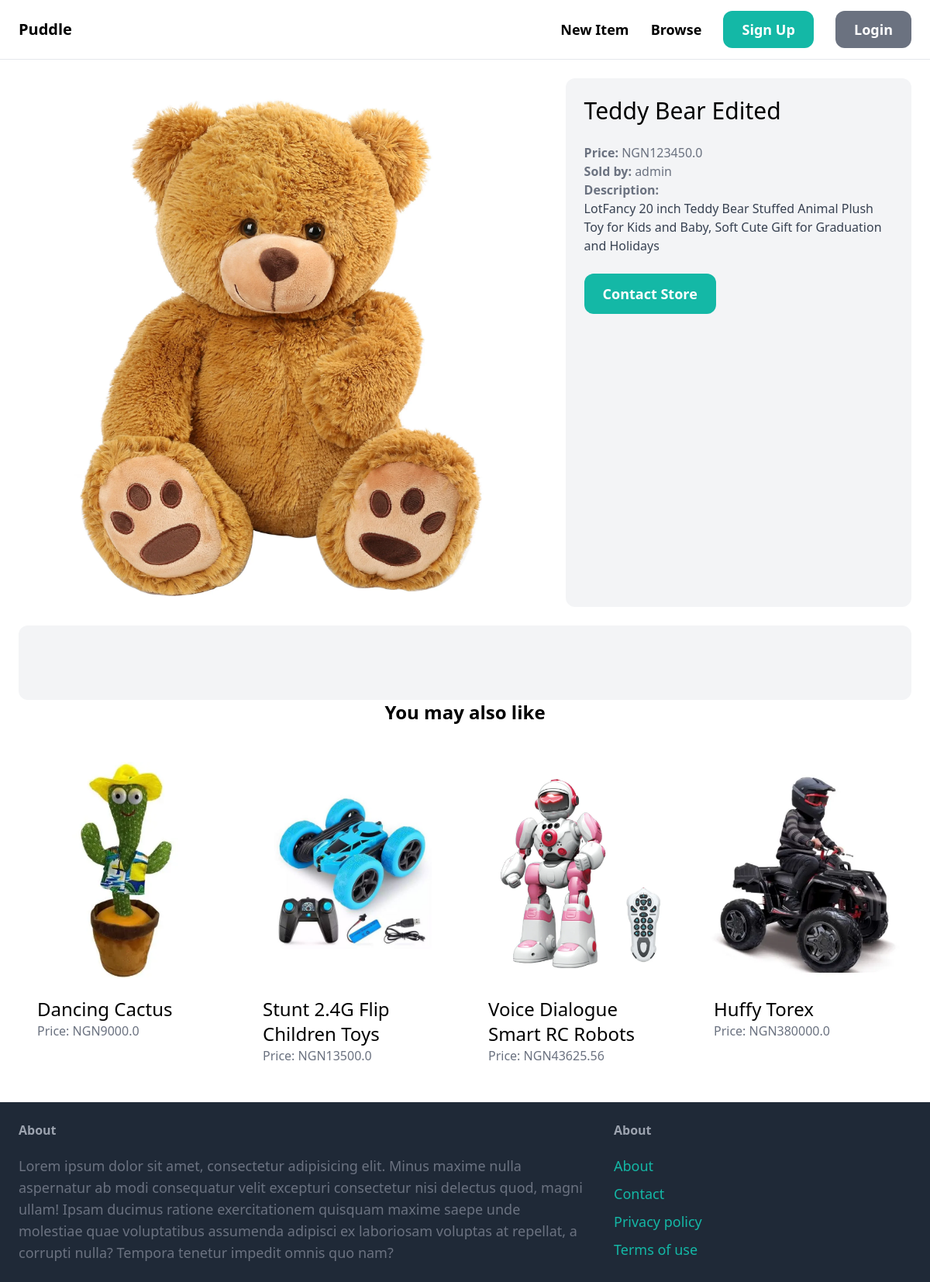
The app's page /items/1/, older data.
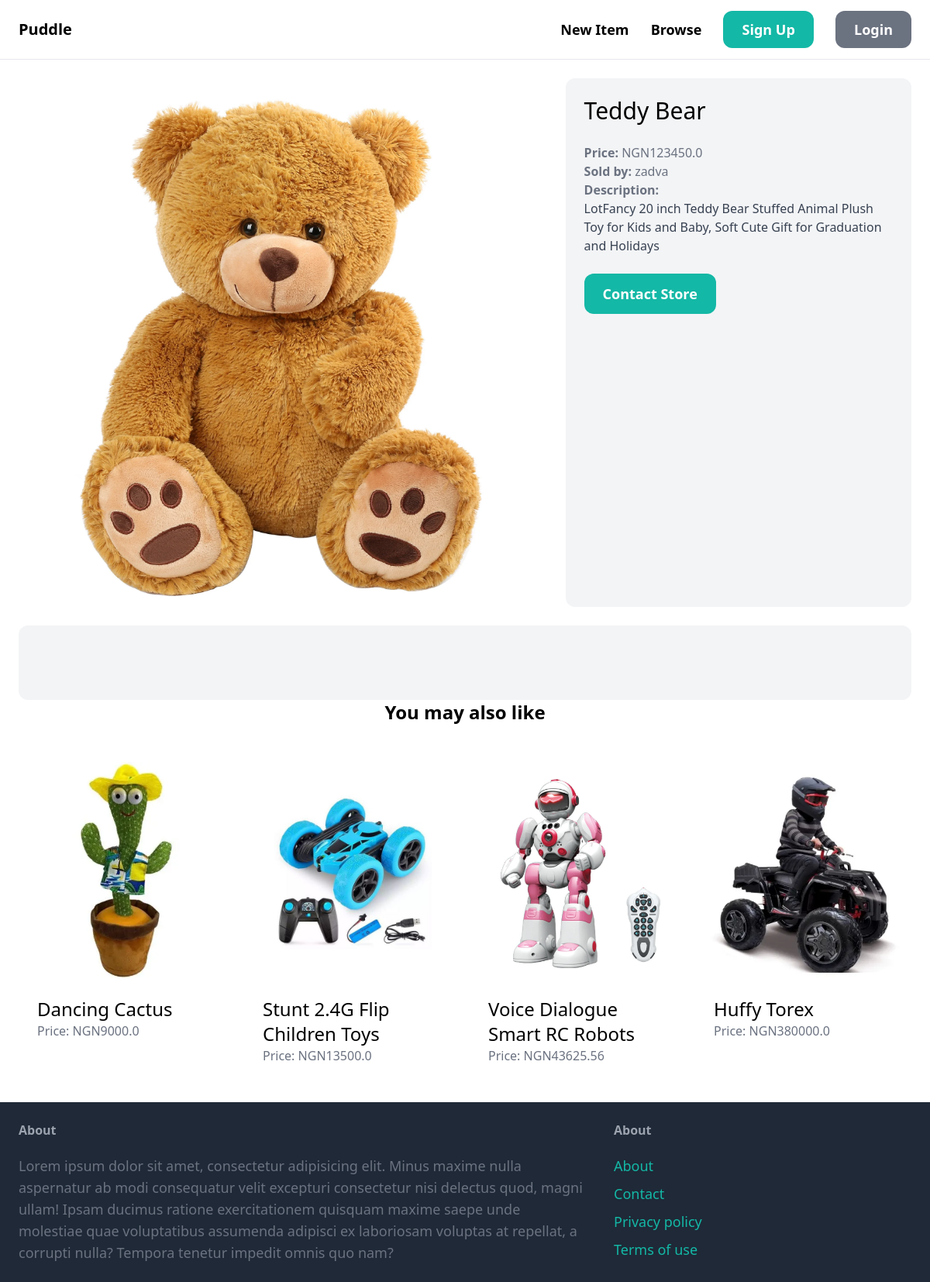
The same page, newer data.
### item/models.py (models this page shows, shortened)
class Item(models.Model):
    category = models.ForeignKey(Category, related_name='items', on_delete=models.CASCADE)
    name = models.CharField(max_length=255)
    description = models.TextField(blank=True, null=True)
    price = models.FloatField()
    image = models.ImageField(upload_to='item_images', blank=True, null=True)
    is_sold = models.BooleanField(default=False)
    created_by = models.ForeignKey(User, related_name='items', on_delete=models.CASCADE)
    created_at = models.DateTimeField(auto_now_add=True)

### item/views.py (the view)
# urls.py: path('<int:pk>/', views.detail, name='detail'),
def detail(request, pk):
    item = get_object_or_404(Item, pk=pk)
    related_items = Item.objects.filter(category=item.category, is_sold=False).exclude(pk=pk)[0:4]
    return render(request, 'item/detail.html', {
        'item': item,
        'related_items': related_items,
    })

### item/templates/item/detail.html (shortened to what this page needs)
{% extends 'core/base.html' %}
{% block content %}
    <div class="grid grid-cols-5 gap-6">
        <div class="col-span-3">
            <img src="{{ item.image.url }}" alt="Item Image" class="rounded-xl">
        </div>
        <div class="col-span-2 p-6 bg-gray-100 rounded-xl">
            <h1 class="mb-6 text-3xl">{{ item.name }}</h1>
            <p class="text-gray-500"><strong>Price: </strong>NGN{{ item.price }}</p>
            <p class="text-gray-500"><strong>Sold by: </strong>{{ item.created_by }}</p>
            {% if item.description %}
                <p class="text-gray-700">
                    <strong class="text-gray-500">Description: </strong><br>
                    {{ item.description }}
                </p>
            {% endif %}
            {% if request.user == item.created_by %}
                <div class="mt-6 p-6 bg-white rounded-xl">
                    <p>This item was added by you.</p>
                    <a href="{% url 'item:edit' item.id %}" class="inline-block mt-6 px-6 py-3 text-lg font-semibold bg-teal-500 text-white rounded-xl">Edit</a>
                    <a href="{% url 'item:delete' item.id %}" class="inline-block mt-6 px-6 py-3 text-lg font-semibold bg-red-500 text-white rounded-xl">Delete</a>
                </div>
            {% else %}
                <a href="{% url 'conversation:new' item.id %}" class="inline-block mt-6 px-6 py-3 text-lg font-semibold bg-teal-500 text-white hover:bg-teal-700 rounded-xl">Contact Store</a>
            {% endif %}
        </div>
    </div>
    <div class="mt-6 px-6 py-12 bg-gray-100 rounded-xl"></div>
        <h2 class="mb-12 text-2xl text-center"><strong>You may also like</strong></h2>
        <div class="grid grid-cols-4 gap-3">
            {% for item in related_items %}
                <div>
                    <a href="{% url 'item:detail' item.id %}">
                        <div>
                            <img src="{{ item.image.url }}" class="rounded-t-xl" alt="Item Image">
                        </div>
                        <div class="p-6 bg-white rounded-b-xl">
                            <h2 class="text-2xl">{{ item.name }}</h2>
                            <p class="text-gray-500">Price: NGN{{ item.price }}</p>
                        </div>
                    </a>
                </div>
            {% endfor %}
        </div>
    </div>
{% endblock %}

### core/templates/core/base.html (shortened to what this page needs)
<!DOCTYPE html>
<html lang="en">
  <head>
    <script src="https://cdn.tailwindcss.com"></script>
  </head>
  <body>
    <nav class="py-6 px-6 flex justify-between items-center border-b border-gray-200">
      <a href="/" class="text-xl font-semibold">Puddle</a>
      <div class="space-x-6">
        <a href="{% url 'item:new' %}" class="text-lg font-semibold hover:text-gray-500">New Item</a>
        <a href="{% url 'item:items' %}" class="text-lg font-semibold hover:text-gray-500">Browse</a>
        {% if request.user.is_authenticated %}
        <a href="{% url 'conversation:inbox' %}" class="px-6 py-3 text-lg font-semibold bg-teal-500 text-white rounded-xl hover:bg-teal-700">Inbox</a>
        <a href="{% url 'dashboard:index' %}" class="px-6 py-3 text-lg font-semibold bg-gray-500 text-white rounded-xl hover:bg-gray-700">Dashboard</a>
        {% else %}
          <a href="{% url 'core:signup' %}" class="px-6 py-3 text-lg font-semibold bg-teal-500 text-white rounded-xl hover:bg-teal-700">Sign Up</a>
          <a href="{% url 'core:login' %}" class="px-6 py-3 text-lg font-semibold bg-gray-500 text-white rounded-xl hover:bg-gray-700">Login</a>
        {% endif %}
      </div>
    </nav>
    <div class="py-6 px-6">
      {% block content %}
      {% endblock %}
    <footer class="py-6 px-6 flex justify-between bg-gray-800">
      <div class="w-2/3 pr-10">
        <h3 class="mb-5 font-semibold text-gray-400">About</h3>
        <p class="text-lg text-gray-500">Lorem ipsum dolor sit amet, consectetur adipisicing elit. Minus maxime nulla aspernatur ab modi consequatur velit excepturi consectetur nisi delectus quod, magni ullam! Ipsam ducimus ratione exercitationem quisquam maxime saepe unde molestiae quae voluptatibus assumenda adipisci ex laboriosam voluptas at repellat, a corrupti nulla? Tempora tenetur impedit omnis quo nam?</p>
      </div>
      <div class="w-1/3">
        <h3 class="mb-5 font-semibold text-gray-400">About</h3>
        <ul class="space-y-2">
          <li><a href="#" class="text-lg text-teal-500 hover:text-teal-700">About</a></li>
          <li><a href="{% url 'core:contact' %}" class="text-lg text-teal-500 hover:text-teal-700">Contact</a></li>
          <li><a href="#" class="text-lg text-teal-500 hover:text-teal-700">Privacy policy</a></li>
          <li><a href="#" class="text-lg text-teal-500 hover:text-teal-700">Terms of use</a></li>
        </ul>
      </div>
    </footer>
  </body>
</html>

Row changes from the older to the newer data that the page shows:
changed Item: name "Teddy Bear Edited" → "Teddy Bear"; created_by "admin" → "zadva"
